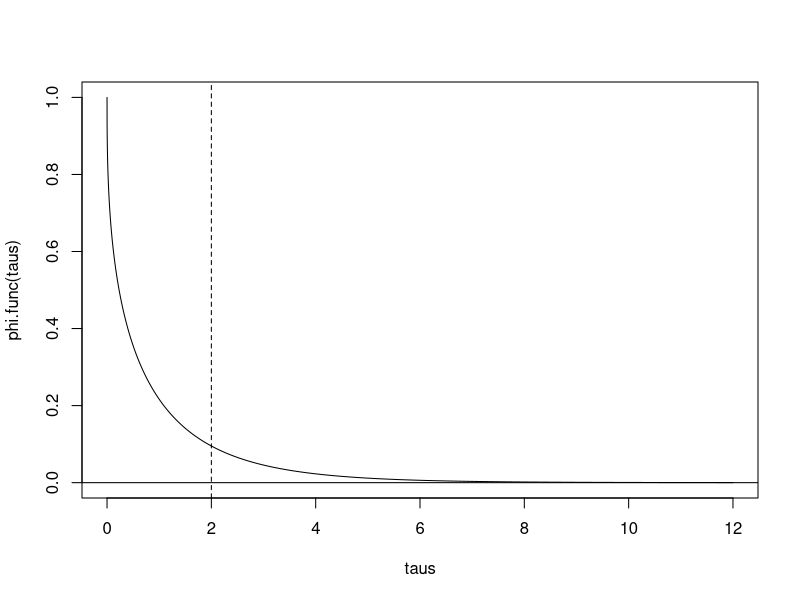

The R script that drew this image:
rm(list=ls())

# Choose a setting
setting <- 2

# Which setting are we working in?
if(setting == 1){
  window <- 80
  shadow <- 25
} else {
  window <- 248
  shadow <- 306
}

# Divide by number of days
window <- window/365.25
shadow <- shadow/365.25

# Get gamma parameter based on this for the phi function
alpha <- window ** 2 / (2 * shadow - window ** 2)
beta <- window / (2 * shadow - window ** 2)

phi.func <- function(t) 1-pgamma(t, shape=alpha, rate=beta)

# T^* = 2, tau is the max value.
# DELTA is the integration step
t <- 2
tau <- 12
DELTA <- 1e-3
ts <- seq(0, t, DELTA)
ts.frr <- seq(t, tau, DELTA)
taus <- seq(0, tau, DELTA)

# phi plot
plot(taus, phi.func(taus), type='l')
abline(v=t, lty='dashed')
abline(h=0)

# Get the window, omega, and beta
window <- sum(phi.func(taus) * DELTA)
omega <- sum(phi.func(ts) * DELTA)
frr <- mean(phi.func(ts.frr))

# Calculate the shadow period for the snapshot
# And the adjusted estimators
shadow.snap <- sum(phi.func(taus) * taus / window * DELTA)
shadow.adj <- sum((phi.func(ts) - frr) * ts / (omega - 2 * frr) * DELTA)

# Incidence function
rho <- 0.0028
lambda_0 <- 0.032
inc <- function(t) lambda_0 - rho * t

# Compare the numerical bias to the analytical bias
# For the snapshot estimator
sum(phi.func(taus)/window * inc(-taus) * DELTA) - lambda_0
shadow.snap * rho

# Compare the numerical bias to the analytical bias
# For the adjusted estimator
sum((phi.func(ts) - frr)/(omega - 2 * frr) * inc(-ts) * DELTA) - lambda_0
shadow.adj * rho

